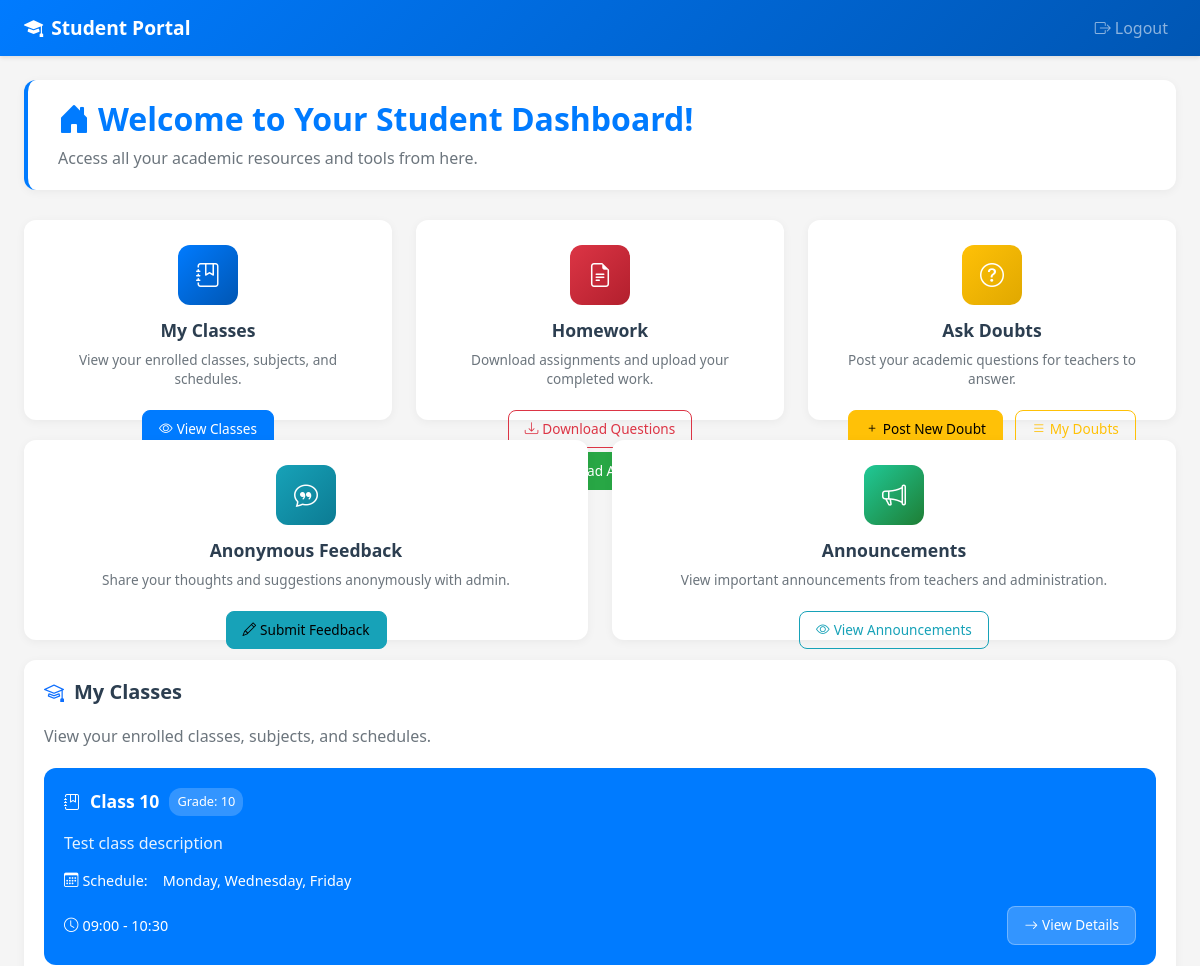
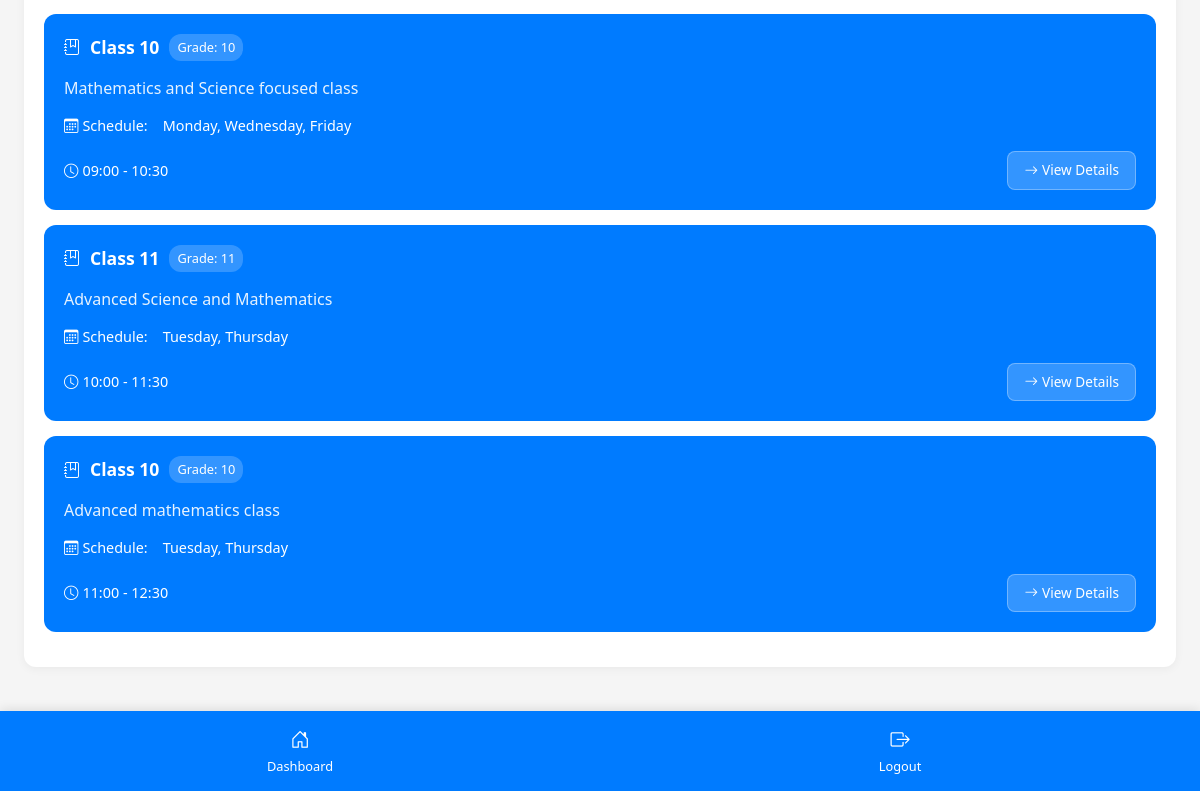
The app's page /student/site (signed in) with its own data (2 pictures, top to bottom).
### tables this page shows
CREATE TABLE classes (
            id INTEGER PRIMARY KEY AUTOINCREMENT,
            name TEXT NOT NULL,
            type TEXT DEFAULT 'regular',
            description TEXT,
            grade_level TEXT,
            section TEXT,
            schedule_days TEXT,
            schedule_time_start TEXT,
            schedule_time_end TEXT,
            schedule_pdf_path TEXT,
            room_number TEXT,
            max_students INTEGER DEFAULT 30,
            status TEXT DEFAULT 'active',
            created_by INTEGER,
            created_on DATETIME DEFAULT CURRENT_TIMESTAMP,
            updated_by INTEGER,
            updated_on DATETIME,
            FOREIGN KEY (created_by) REFERENCES users(id),
            FOREIGN KEY (updated_by) REFERENCES users(id)
        );

### routes/student.py (the view)
@student_bp.route('/site')
def site():
    if 'role' not in session or session['role'] != 'student':
        return redirect(url_for('auth.login'))
    student_id = session.get('user_id')
    conn = get_db()
    cur = conn.cursor()
    cur.execute('''
        SELECT COUNT(*) FROM student_class_map
        WHERE student_id = ?
    ''', (student_id,))
    enrolled_classes_count = cur.fetchone()[0]
    cur.execute('''
        SELECT COUNT(*) FROM student_subjects
        WHERE student_id = ?
    ''', (student_id,))
    subjects_count = cur.fetchone()[0]
    cur.execute('''
        SELECT COUNT(*) FROM doubts
        WHERE student_id = ? AND status = 'open'
    ''', (student_id,))
    pending_doubts_count = cur.fetchone()[0]
    cur.execute('''
        SELECT c.id, c.name, c.description, c.grade_level, c.type,
               c.schedule_days, c.schedule_time_start, c.schedule_time_end
        FROM classes c
        JOIN student_class_map scm ON c.id = scm.class_id
        WHERE scm.student_id = ? AND c.status = 'active'
        ORDER BY c.name
    ''', (student_id,))
    enrolled_classes = []
    for row in cur.fetchall():
        enrolled_classes.append({
            'id': row[0],
            'name': row[1],
            'description': row[2] or 'Test class description',
            'grade_level': row[3] or '10',
            'type': row[4] or 'regular',
            'schedule_days': row[5] or 'Monday, Wednesday, Friday',
            'schedule_time_start': row[6] or '09:00',
            'schedule_time_end': row[7] or '10:30'
        })
    conn.close()
    return render_template('student/site_new.html',
                         enrolled_classes_count=enrolled_classes_count,
                         subjects_count=subjects_count,
                         pending_doubts_count=pending_doubts_count,
                         enrolled_classes=enrolled_classes)

### routes/student.py (called while the page is built)
def get_db():
    return sqlite3.connect('users.db')

### templates/student/site_new.html (shortened to what this page needs)
<!DOCTYPE html>
<html lang="en">
<head>
    <link href="https://cdn.jsdelivr.net/npm/bootstrap@5.3.0/dist/css/bootstrap.min.css" rel="stylesheet">
    <link href="https://cdn.jsdelivr.net/npm/bootstrap-icons@1.10.0/font/bootstrap-icons.css" rel="stylesheet">
</head>
<body>
    <nav class="navbar navbar-expand-lg navbar-dark">
        <div class="container-fluid px-4">
            <a class="navbar-brand" href="#">
                <i class="bi bi-mortarboard-fill me-2"></i>Student Portal
            </a>
            <div class="navbar-nav ms-auto">
                <a class="nav-link" href="{{ url_for('auth.logout') }}">
                    <i class="bi bi-box-arrow-right me-1"></i>Logout
                </a>
            </div>
        </div>
    </nav>
    <div class="container-fluid px-4 py-4">
        <div class="welcome-section">
            <h2 class="welcome-title">
                <i class="bi bi-house-door-fill me-2"></i>Welcome to Your Student Dashboard!
            </h2>
            <p class="welcome-subtitle">Access all your academic resources and tools from here.</p>
        </div>
        <div class="row">
            <div class="col-lg-4 col-md-6">
                <div class="feature-card">
                    <div class="feature-icon blue">
                        <i class="bi bi-journal-bookmark"></i>
                    </div>
                    <h5 class="feature-title">My Classes</h5>
                    <p class="feature-description">View your enrolled classes, subjects, and schedules.</p>
                    <div>
                        <a href="{{ url_for('student.classes') }}" class="btn btn-primary btn-feature">
                            <i class="bi bi-eye me-1"></i>View Classes
                        </a>
                    </div>
                </div>
            </div>
            <div class="col-lg-4 col-md-6">
                <div class="feature-card">
                    <div class="feature-icon red">
                        <i class="bi bi-file-earmark-text"></i>
                    </div>
                    <h5 class="feature-title">Homework</h5>
                    <p class="feature-description">Download assignments and upload your completed work.</p>
                    <div>
                        <a href="{{ url_for('student.homework') }}" class="btn btn-outline-danger btn-feature">
                            <i class="bi bi-download me-1"></i>Download Questions
                        </a>
                        <a href="{{ url_for('student.homework') }}" class="btn btn-success btn-feature">
                            Upload Answers
                        </a>
                    </div>
                </div>
            </div>
            <div class="col-lg-4 col-md-6">
                <div class="feature-card">
                    <div class="feature-icon orange">
                        <i class="bi bi-question-circle"></i>
                    </div>
                    <h5 class="feature-title">Ask Doubts</h5>
                    <p class="feature-description">Post your academic questions for teachers to answer.</p>
                    <div>
                        <a href="{{ url_for('student.doubts') }}" class="btn btn-warning btn-feature">
                            <i class="bi bi-plus me-1"></i>Post New Doubt
                        </a>
                        <a href="{{ url_for('student.doubts') }}" class="btn btn-outline-warning btn-feature">
                            <i class="bi bi-list me-1"></i>My Doubts
                        </a>
                    </div>
                </div>
            </div>
        </div>
        <div class="row">
            <div class="col-lg-6 col-md-6">
                <div class="feature-card">
                    <div class="feature-icon cyan">
                        <i class="bi bi-chat-quote"></i>
                    </div>
                    <h5 class="feature-title">Anonymous Feedback</h5>
                    <p class="feature-description">Share your thoughts and suggestions anonymously with admin.</p>
                    <div>
                        <a href="{{ url_for('student.feedback') }}" class="btn btn-info btn-feature">
                            <i class="bi bi-pencil me-1"></i>Submit Feedback
                        </a>
                    </div>
                </div>
            </div>
            <div class="col-lg-6 col-md-6">
                <div class="feature-card">
                    <div class="feature-icon teal">
                        <i class="bi bi-megaphone"></i>
                    </div>
                    <h5 class="feature-title">Announcements</h5>
                    <p class="feature-description">View important announcements from teachers and administration.</p>
                    <div>
                        <a href="{{ url_for('student.announcements') }}" class="btn btn-outline-info btn-feature">
                            <i class="bi bi-eye me-1"></i>View Announcements
                        </a>
                    </div>
                </div>
            </div>
        </div>
        {% if enrolled_classes %}
        <div class="classes-section">
            <h5 class="section-title">
                <i class="bi bi-mortarboard text-primary"></i>My Classes
            </h5>
            <p style="color: #6c757d; margin-bottom: 20px;">View your enrolled classes, subjects, and schedules.</p>
            {% for class in enrolled_classes %}
            <div class="class-card">
                <div class="class-header">
                    <i class="bi bi-journal-bookmark"></i>
                    <h6 class="class-name">Class {{ class.grade_level }}</h6>
                    <span class="grade-badge">Grade: {{ class.grade_level }}</span>
                </div>
                <div class="class-info">
                    <p style="margin: 0; opacity: 0.9;">{{ class.description }}</p>
                </div>
                <div style="display: flex; align-items: center; gap: 15px; font-size: 0.9rem; margin-bottom: 15px;">
                    <span><i class="bi bi-calendar3 me-1"></i>Schedule:</span>
                    <span>{{ class.schedule_days }}</span>
                </div>
                <div class="schedule-info">
                    <span><i class="bi bi-clock me-1"></i>{{ class.schedule_time_start }} - {{ class.schedule_time_end }}</span>
                    <a href="#" class="btn-view-details ms-auto">
                        <i class="bi bi-arrow-right me-1"></i>View Details
                    </a>
                </div>
            </div>
            {% endfor %}
        </div>
        {% endif %}
    </div>
    <div class="bottom-navbar">
        <div class="container-fluid">
            <div class="row">
                <div class="col text-center">
                    <a href="{{ url_for('student.site') }}" class="bottom-nav-item">
                        <i class="bi bi-house-door"></i>
                        <span>Dashboard</span>
                    </a>
                </div>
                <div class="col text-center">
                    <a href="{{ url_for('auth.logout') }}" class="bottom-nav-item">
                        <i class="bi bi-box-arrow-right"></i>
                        <span>Logout</span>
                    </a>
                </div>
            </div>
        </div>
    </div>
</body>
</html>

### templates/student/site_new.html (style rules this page uses)
body { background-color: #f5f5f5; font-family: 'Segoe UI', Tahoma, Geneva, Verdana, sans-serif; }
.navbar { background: linear-gradient(135deg, #007bff, #0056b3) !important; box-shadow: 0 2px 4px rgba(0,0,0,0.1); }
.navbar-brand { font-weight: 600; font-size: 1.2rem; }
.welcome-section { background: white; border-radius: 12px; padding: 20px 30px; margin-bottom: 30px; box-shadow: 0 2px 10px rgba(0,0,0,0.05); border-left: 4px solid #007bff; }
.welcome-title { color: #007bff; font-weight: 600; margin-bottom: 8px; }
.welcome-subtitle { color: #6c757d; margin: 0; }
.feature-card { background: white; border-radius: 12px; padding: 25px 20px; text-align: center; box-shadow: 0 2px 10px rgba(0,0,0,0.05); border: none; height: 200px; transition: transform 0.2s; margin-bottom: 20px; }
.feature-icon { width: 60px; height: 60px; border-radius: 12px; display: flex; align-items: center; justify-content: center; margin: 0 auto 15px; font-size: 24px; color: white; }
.feature-icon.blue { background: linear-gradient(135deg, #007bff, #0056b3); }
.feature-icon.red { background: linear-gradient(135deg, #dc3545, #b21f2d); }
.feature-icon.orange { background: linear-gradient(135deg, #ffc107, #e0a800); }
.feature-icon.cyan { background: linear-gradient(135deg, #17a2b8, #0c7b93); }
.feature-icon.teal { background: linear-gradient(135deg, #20c997, #1e7e34); }
.feature-title { font-size: 1.1rem; font-weight: 600; color: #2c3e50; margin-bottom: 8px; }
.feature-description { font-size: 0.85rem; color: #6c757d; margin-bottom: 20px; line-height: 1.4; }
.btn-feature { border-radius: 8px; font-weight: 500; padding: 8px 16px; font-size: 0.85rem; margin: 2px 4px; }
.btn-primary { background: #007bff; border-color: #007bff; }
.btn-warning { background: #ffc107; border-color: #ffc107; color: #000; }
.btn-info { background: #17a2b8; border-color: #17a2b8; }
.btn-success { background: #28a745; border-color: #28a745; }
.btn-outline-danger { color: #dc3545; border-color: #dc3545; }
.btn-outline-warning { color: #ffc107; border-color: #ffc107; }
.btn-outline-info { color: #17a2b8; border-color: #17a2b8; }
.bottom-navbar { position: fixed; bottom: 0; left: 0; right: 0; background: #007bff; padding: 10px 0; box-shadow: 0 -2px 10px rgba(0,0,0,0.1); }
.bottom-nav-item { color: white; text-decoration: none; text-align: center; display: flex; flex-direction: column; align-items: center; font-size: 0.8rem; padding: 5px; }
.bottom-nav-item i { font-size: 1.2rem; margin-bottom: 2px; }
.classes-section { background: white; border-radius: 12px; padding: 20px; margin-bottom: 100px; box-shadow: 0 2px 10px rgba(0,0,0,0.05); }
.section-title { color: #2c3e50; font-weight: 600; margin-bottom: 20px; display: flex; align-items: center; gap: 10px; }
.class-card { background: #007bff; color: white; border-radius: 12px; padding: 20px; margin-bottom: 15px; }
.class-header { display: flex; align-items: center; gap: 10px; margin-bottom: 15px; }
.class-name { font-size: 1.1rem; font-weight: 600; margin: 0; }
.grade-badge { background: rgba(255,255,255,0.2); padding: 4px 8px; border-radius: 12px; font-size: 0.8rem; }
.class-info { margin-bottom: 15px; }
.schedule-info { display: flex; align-items: center; gap: 15px; font-size: 0.9rem; }
.btn-view-details { background: rgba(255,255,255,0.2); border: 1px solid rgba(255,255,255,0.3); color: white; border-radius: 8px; padding: 8px 16px; font-size: 0.85rem; text-decoration: none; display: inline-block; transition: all 0.2s; }

### records on screen
classes: grade_level "10", description "Test class description", schedule_days "Monday, Wednesday, Friday", schedule_time_start "09:00", schedule_time_end "10:30"
classes: grade_level "10", description "Mathematics and Science focused class", schedule_days "Monday, Wednesday, Friday", schedule_time_start "09:00", schedule_time_end "10:30"
classes: grade_level "11", description "Advanced Science and Mathematics", schedule_days "Tuesday, Thursday", schedule_time_start "10:00", schedule_time_end "11:30"
classes: grade_level "10", description "Advanced mathematics class", schedule_days "Tuesday, Thursday", schedule_time_start "11:00", schedule_time_end "12:30"
